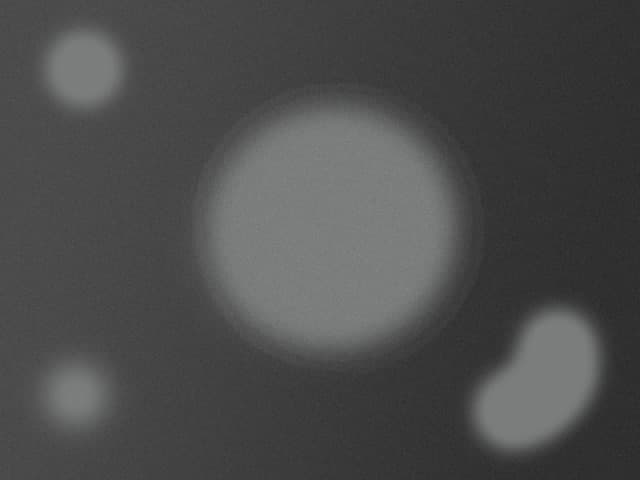
#> input picture image_data/test_photo.bmp, 640 x 480 px
$ python new_vers.py
#> lines starting #> are read from the running program, lines starting #| are printed output that depends on the picture; after the words box and inside, x2 and y2 are one past the last pixel; in counts of white or black regions, pixels touching at a corner belong together
import cv2 as cv
import numpy as np
from PIL import Image
import math


def input_params() -> dict:
    """
    Function for data entry

    Returns:
         Parameter's dictionary
    """
    params = {'input': cv.imread(input("Enter input file's path: ")),
              'output': input("Enter output path: "),
              'xc': input("x = "),
              'yc': input("y = "),
              'delta_min': [int(elem) if elem.isdigit() else 0 for elem in
                            input("Enter color's delta_min like '[0-255] [0-255] [0-255]': ").split(" ")],
              'delta_max': [int(elem) if elem.isdigit() else 255 for elem in
                            input("Enter color's delta_max like '[0-255] [0-255] [0-255]': ").split(" ")],
              'color': [int(elem) if elem.isdigit() else 255 for elem in
                        input("Enter color like '[0-255] [0-255] [0-255]': ").split(" ")]
              }
    if params['xc'].isdigit():
        params['xc'] = int(params['xc'])
    else:
        params['xc'] = math.ceil(params['input'].shape[1] / 2)
    if params['yc'].isdigit():
        params['yc'] = int(params['yc'])
    else:
        params['yc'] = math.ceil(params['input'].shape[0] / 2)
    params['pixel'] = [params['xc'], [params['yc']]]
    return params


def calculate_boarder(img, delta_min, delta_max) -> []:
    """
    Finds and calculates the contours of the desired objects

    Returns:
         2 data structures of the same content, [np.ndarray, dict]
    """
    hsv_min = np.array(delta_min, np.uint8)
    hsv_max = np.array(delta_max, np.uint8)
    hsv = cv.cvtColor(img, cv.COLOR_BGR2HSV)  # меняем цветовую модель с BGR на HSV
    thresh = cv.inRange(hsv, hsv_min, hsv_max)  # применяем цветовой фильтр
    # ищем контуры и складируем их в переменную contours
    contours = [elem for elem
                in cv.findContours(thresh.copy(), cv.RETR_TREE, cv.CHAIN_APPROX_SIMPLE)[0]
                if len(elem) >= 15]
    return contours


def create_pics(contours: list, image: np.ndarray, color=None) -> list:
    if not color:
        color = [255, 0, 0]
    pics_arr = []
    image_arr = []
    for i in range(len(contours)):
        image_arr.append(image.copy())
        pics_arr.append(cv.drawContours(image_arr[i], contours, i, color, -1, cv.LINE_AA, maxLevel=1))
    return pics_arr


def check_contour(pixel: list, pics_arr: list, color=None):
    if not color:
        color = [255, 0, 0]
    for image in pics_arr:
        if check_arrays(image[pixel[-1]][pixel[0]], color):
            return image
    return None


def check_arrays(a: np.ndarray, b: list):
    if len(a) != len(b):
        return False
    for i in range(len(a)):
        if type(a[i]) != int and type(b[i]) != int:
            try:
                if check_arrays(a[i], b[i]):
                    continue
                else:
                    return False
            except:
                return False
        elif a[i] == b[i]:
            return True
        else:
            return False


def painter(image: np.ndarray, color=None) -> np.ndarray:
    """
    Draws a new image with found areas

    Returns:
        np.ndarray
    """
    if not color:
        color = [255, 0, 0]
    for y in range(image.shape[0]):
        for x in range(image.shape[1]):
            if image[y][x][0] != color[0]:
                image[y][x] = [0, 0, 0]
    return image


def main():
    inputs = {'input': cv.imread('image_data/test_photo.bmp'), 'output': 'output.bmp', 'delta_min': [0, 0, 106],
              'delta_max': [255, 255, 255], 'pixel': [76, 66]}
    #  inputs = input_params()
    contours = calculate_boarder(inputs['input'], inputs['delta_min'], inputs['delta_max'])
#> in calculate_boarder, `hsv = cv.cvtColor(img, cv.COLOR_BGR2HSV)`: hsv: shape (480, 640, 3); mean H, S, V 16.7, 1, 76.5
#> in calculate_boarder, img is the input picture: shape (480, 640, 3); mean B, G, R 76.2, 76.5, 76
#> in calculate_boarder, `thresh = cv.inRange(hsv, hsv_min, hsv_max)`:
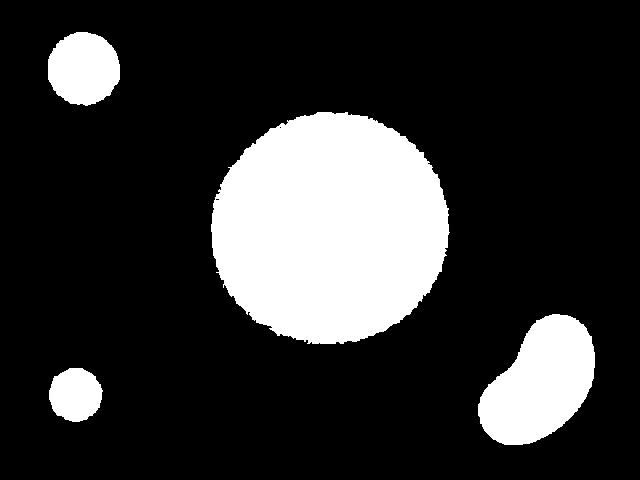
#> thresh: shape (480, 640); 19.4% white; 4 white regions
#> in calculate_boarder, `contours = [elem for elem in cv.findContours(thresh.copy(), cv.RETR_TR..`: contours = 4 contours; box (x1, y1, x2, y2) and area: (211, 112, 450, 344) 42762, (478, 314, 595, 445) 9978, (48, 32, 120, 106) 4052, (49, 368, 103, 422) 2156
    pics_arr = create_pics(contours, inputs['input'])
#> the loop in create_pics, `for i in range(len(contours)):` made 4 passes
#> after the loop in create_pics, `for i in range(len(contours)):`: image_arr = 4 items
#> pics_arr = 4 items
    image = painter(check_contour(inputs['pixel'], pics_arr))
#> the loop in check_contour, `for image in pics_arr:` made 4 passes
#> in painter, `color = [255, 0, 0]`: color = [255, 0, 0]
#> after the loop in painter, `for y in range(image.shape[0]):`:
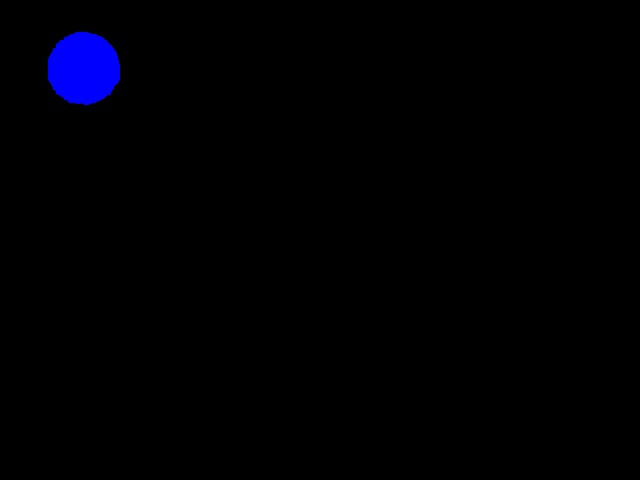
#> image: shape (480, 640, 3); mean of channels 0, 1, 2 3.4, 0, 0; drawn as B, G, R
    Image.fromarray(image).save(inputs['output'])


if __name__ == '__main__':
    main()
